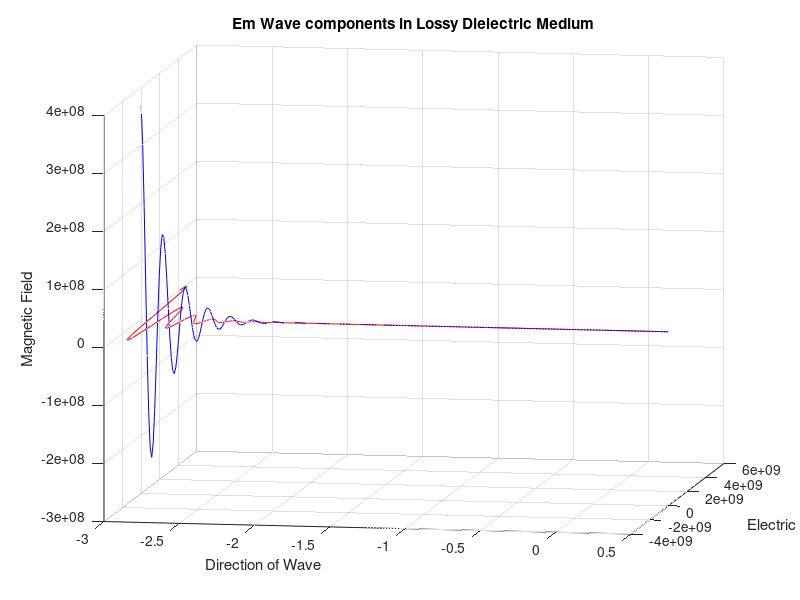

This chart was generated by the following MATLAB code:
% Lossy dielectric (germaninum) 
clear all;
close all;
clc;
c = 3 * 10.^ 8; % speed of light
w = 10.^8; % angular frequency of wave
mu =  1 *4* pi *10.^(-7); % Permeability
epsilon =  4 * 8.854 * 10.^(-12); %permitivity
sigma = 0.64; % conductivity
k = (mu * epsilon)/ 2;
alpha = w*(sqrt(k *(sqrt(1 + (sigma/(w*epsilon)).^2)-1))); % attenuation constant
beta = w*(sqrt(k *(sqrt(1 + (sigma/(w*epsilon)).^2)+1))); % phase constant
ita = (sqrt(mu/epsilon))/(1 + (sigma/(w*epsilon)).^2).^(0.25); % intrinsic impedance
theta = 0.5 * atan(sigma/(w*epsilon));
t = -3:0.01:0.5;
x = -3:0.01:0.5;
m = zeros(size(t));
Ey = 30*cos(w*t - beta *x).*exp(-alpha*x);
Hz = (30/ita)*cos(w*t - beta*x - theta).*exp(-alpha*x);
figure(1);
plot3(x,Ey,m,'r');
hold on;
t = -3:0.01:0.5;
plot3(x,m,Hz,'blue');
grid on;
hold off;
ylabel('Electric Field');
zlabel('Magnetic Field');
xlabel('Direction of Wave');
title('Em Wave components in Lossy Dielectric Medium');
view(10,10);
